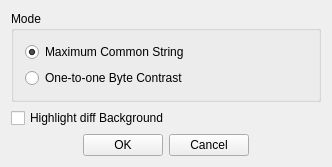
<?xml version="1.0" encoding="UTF-8"?>
<ui version="4.0">
 <class>HexRuleWin</class>
 <widget class="QWidget" name="HexRuleWin">
  <property name="geometry">
   <rect>
    <x>0</x>
    <y>0</y>
    <width>332</width>
    <height>152</height>
   </rect>
  </property>
  <property name="maximumSize">
   <size>
    <width>350</width>
    <height>160</height>
   </size>
  </property>
  <property name="windowTitle">
   <string>HexRuleWinRule</string>
  </property>
  <property name="windowIcon">
   <iconset resource="RealCompare.qrc">
    <normaloff>:/Resources/img/main.png</normaloff>:/Resources/img/main.png</iconset>
  </property>
  <layout class="QVBoxLayout" name="verticalLayout">
   <item>
    <widget class="QGroupBox" name="groupBox">
     <property name="title">
      <string>Mode</string>
     </property>
     <layout class="QVBoxLayout" name="verticalLayout_2">
      <item>
       <widget class="QRadioButton" name="maxLcsMode">
        <property name="text">
         <string>Maximum Common String</string>
        </property>
        <property name="checked">
         <bool>true</bool>
        </property>
       </widget>
      </item>
      <item>
       <widget class="QRadioButton" name="byteCmpMode">
        <property name="text">
         <string>One-to-one Byte Contrast</string>
        </property>
       </widget>
      </item>
     </layout>
    </widget>
   </item>
   <item>
    <widget class="QCheckBox" name="hightlightBack">
     <property name="text">
      <string>Highlight diff Background</string>
     </property>
    </widget>
   </item>
   <item>
    <spacer name="verticalSpacer">
     <property name="orientation">
      <enum>Qt::Vertical</enum>
     </property>
     <property name="sizeHint" stdset="0">
      <size>
       <width>20</width>
       <height>40</height>
      </size>
     </property>
    </spacer>
   </item>
   <item>
    <layout class="QHBoxLayout" name="horizontalLayout_2">
     <item>
      <spacer name="horizontalSpacer">
       <property name="orientation">
        <enum>Qt::Horizontal</enum>
       </property>
       <property name="sizeHint" stdset="0">
        <size>
         <width>40</width>
         <height>20</height>
        </size>
       </property>
      </spacer>
     </item>
     <item>
      <widget class="QPushButton" name="okBt">
       <property name="text">
        <string>OK</string>
       </property>
      </widget>
     </item>
     <item>
      <widget class="QPushButton" name="cancelBt">
       <property name="text">
        <string>Cancel</string>
       </property>
      </widget>
     </item>
     <item>
      <spacer name="horizontalSpacer_2">
       <property name="orientation">
        <enum>Qt::Horizontal</enum>
       </property>
       <property name="sizeHint" stdset="0">
        <size>
         <width>40</width>
         <height>20</height>
        </size>
       </property>
      </spacer>
     </item>
    </layout>
   </item>
  </layout>
 </widget>
 <layoutdefault spacing="6" margin="11"/>
 <resources>
  <include location="RealCompare.qrc"/>
 </resources>
 <connections>
  <connection>
   <sender>cancelBt</sender>
   <signal>clicked()</signal>
   <receiver>HexRuleWin</receiver>
   <slot>close()</slot>
   <hints>
    <hint type="sourcelabel">
     <x>209</x>
     <y>130</y>
    </hint>
    <hint type="destinationlabel">
     <x>326</x>
     <y>116</y>
    </hint>
   </hints>
  </connection>
  <connection>
   <sender>okBt</sender>
   <signal>clicked()</signal>
   <receiver>HexRuleWin</receiver>
   <slot>slot_okBt()</slot>
   <hints>
    <hint type="sourcelabel">
     <x>106</x>
     <y>128</y>
    </hint>
    <hint type="destinationlabel">
     <x>55</x>
     <y>117</y>
    </hint>
   </hints>
  </connection>
 </connections>
 <slots>
  <slot>slot_okBt()</slot>
 </slots>
</ui>
